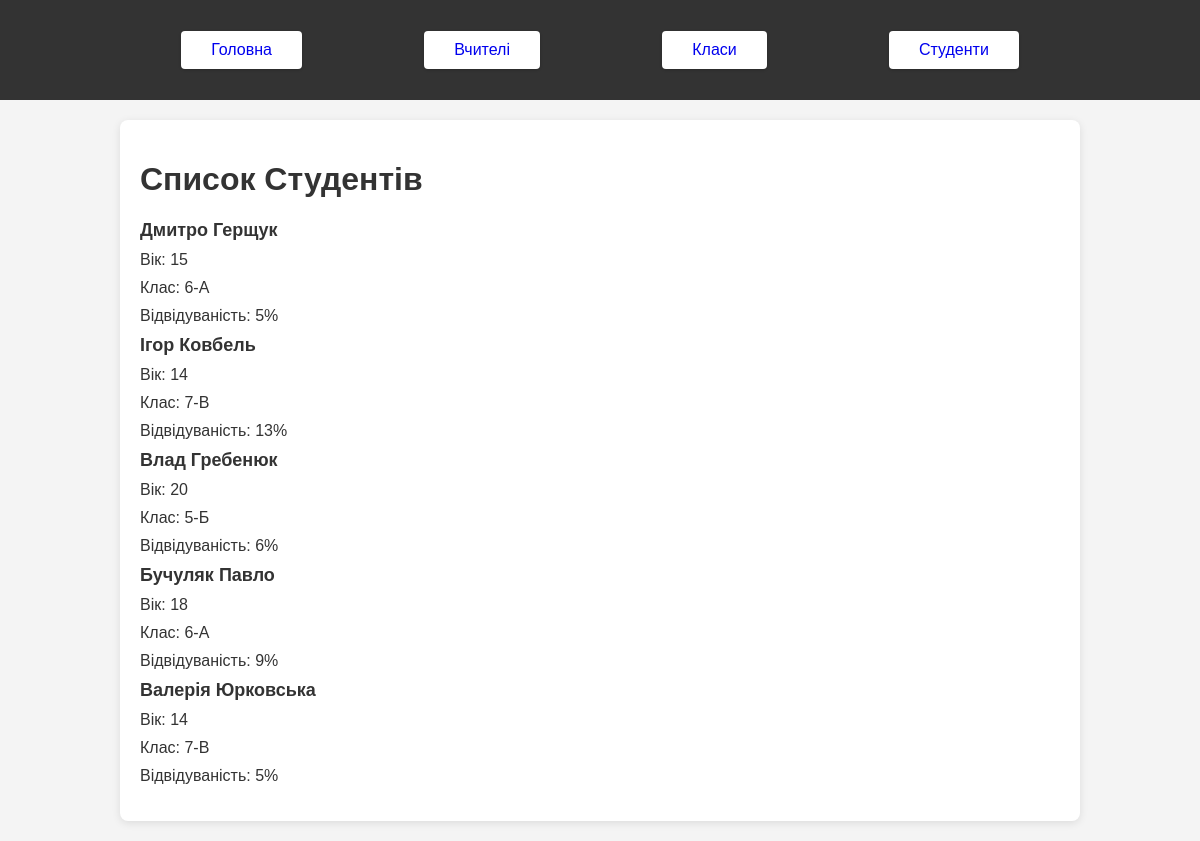
/person/students/, run on the app's committed database.
### Class/models.py (models this page shows, shortened)
class Person(models.Model):
    first_name = models.CharField(max_length=30)
    last_name = models.CharField(max_length=30)
    def full_name(self):
        return f"{self.first_name} {self.last_name}"
    class Meta:
        abstract = True

class Student(Person):
    class_details = models.ForeignKey(ClassDetails, on_delete=models.CASCADE)
    age = models.PositiveIntegerField()
    attendance = models.PositiveIntegerField()

class ClassDetails(models.Model):
    name = models.CharField(max_length=30)
    teacher = models.ForeignKey(Teacher, on_delete=models.CASCADE)

### Class/views.py (the view)
# urls.py: path('students/', student_list, name='student_list'),
def student_list(request):
    students = Student.objects.all()
    return render(request, 'student_detail.html', {'students': students})

### templates/student_detail.html (shortened to what this page needs)
{% extends 'base.html' %}
{% block content %}
    <div class="student-info">
    <h1>Список Студентів</h1>
    <ul>
        {% for student in students %}
            <p><strong>{{ student.full_name }}</strong></p>
                <p>Вік: {{ student.age }}</p>
                <p>Клас: {{ student.class_details.name }}</p>
                <p>Відвідуваність: {{ student.attendance }}%</p>
        {% endfor %}
    </ul>
        </div>
{% endblock %}

### templates/base.html (shortened to what this page needs)
{% load static %}
<!DOCTYPE html>
<html lang="uk">
<head>
    <link rel="stylesheet" href="{% static 'css/styles.css' %}">
</head>
<body>
    <header>
        <nav class="navbar">
            <div class="container">
                <ul class="navbar-menu">
                    <li><a href="{% url 'home' %}">Головна</a></li>
                    <li><a href="{% url 'teacher_list' %}">Вчителі</a></li>
                    <li><a href="{% url 'class_details_list' %}">Класи</a></li>
                    <li><a href="{% url 'student_list' %}">Студенти</a></li>
                </ul>
            </div>
        </nav>
    </header>
    <main class="content">
        <div class="container">
            {% block content %}{% endblock %}
        </div>
    </main>
</body>
</html>

### static/css/styles.css (style rules this page uses)
body { font-family: Arial, sans-serif; margin: 0; padding: 0; background-color: #f4f4f4; color: #333; }
.container { width: 80%; margin: 0 auto; }
.navbar { background-color: #333; color: #fff; padding: 10px 0; }
.navbar-menu { list-style: none; padding: 0; display: flex; justify-content: space-around; }
.navbar-menu li { display: inline; }
.navbar-menu a { text-decoration: none; padding: 10px 20px; transition: background-color 0.3s; }
.content { padding: 20px 0; }
ul { list-style-type: none; padding: 0; }
ul li { background: #fff; margin: 5px 0; padding: 10px; border-radius: 4px; box-shadow: 0 1px 3px rgba(0, 0, 0, 0.2); }
.student-info { background-color: #ffffff; padding: 20px; border-radius: 8px; box-shadow: 0 2px 8px rgba(0, 0, 0, 0.1); }
.student-info p { margin: 10px 0; }
.student-info p strong { font-size: 18px; color: #333; }

### data on the page
Student: full_name "Дмитро Герщук", age "15", class_details.name "6-А", attendance "5"
Student: full_name "Ігор Ковбель", age "14", class_details.name "7-В", attendance "13"
Student: full_name "Влад Гребенюк", age "20", class_details.name "5-Б", attendance "6"
Student: full_name "Бучуляк Павло", age "18", class_details.name "6-А", attendance "9"
Student: full_name "Валерія Юрковська", age "14", class_details.name "7-В", attendance "5"
